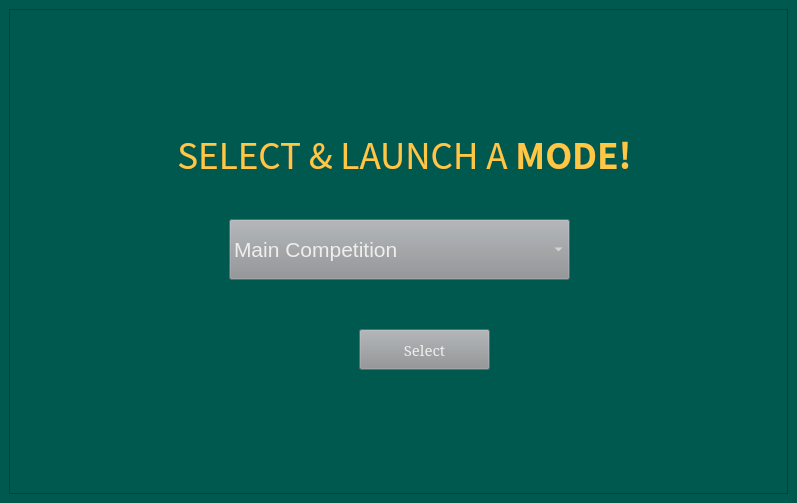
<?xml version="1.0" encoding="UTF-8"?>
<ui version="4.0">
 <class>MainWindow</class>
 <widget class="QMainWindow" name="MainWindow">
  <property name="geometry">
   <rect>
    <x>0</x>
    <y>0</y>
    <width>797</width>
    <height>503</height>
   </rect>
  </property>
  <property name="windowTitle">
   <string>WSU Robotics Command Center</string>
  </property>
  <property name="styleSheet">
   <string notr="true">background-color : rgb(0, 89, 79);</string>
  </property>
  <widget class="QWidget" name="centralwidget">
   <layout class="QVBoxLayout" name="verticalLayout">
    <item>
     <widget class="QFrame" name="frame">
      <property name="font">
       <font>
        <family>Tlwg Typo</family>
        <pointsize>12</pointsize>
       </font>
      </property>
      <property name="styleSheet">
       <string notr="true">QFrame{
	background-color : rgb(0, 89, 79);
	color : rgb(220, 220, 220); 
}</string>
      </property>
      <property name="frameShape">
       <enum>QFrame::StyledPanel</enum>
      </property>
      <property name="frameShadow">
       <enum>QFrame::Raised</enum>
      </property>
      <widget class="QComboBox" name="dropdown">
       <property name="geometry">
        <rect>
         <x>220</x>
         <y>210</y>
         <width>341</width>
         <height>61</height>
        </rect>
       </property>
       <property name="font">
        <font>
         <family>Segoe UI</family>
         <pointsize>16</pointsize>
        </font>
       </property>
       <property name="layoutDirection">
        <enum>Qt::LeftToRight</enum>
       </property>
       <property name="styleSheet">
        <string notr="true">background-color: rgb(141, 144, 147);
color: rgb(238, 238, 236); </string>
       </property>
       <property name="currentText">
        <string>Main Competition</string>
       </property>
       <item>
        <property name="text">
         <string>Main Competition</string>
        </property>
       </item>
       <item>
        <property name="text">
         <string>Lane Mode</string>
        </property>
       </item>
       <item>
        <property name="text">
         <string>Speed Mode</string>
        </property>
       </item>
       <item>
        <property name="text">
         <string>Obstacle Mode</string>
        </property>
       </item>
       <item>
        <property name="text">
         <string>Waypoint Mode</string>
        </property>
       </item>
       <item>
        <property name="text">
         <string>Init Param Server</string>
        </property>
       </item>
       <item>
        <property name="text">
         <string>Status Check</string>
        </property>
       </item>
       <item>
        <property name="text">
         <string>Kill All </string>
        </property>
       </item>
      </widget>
      <widget class="QLabel" name="label">
       <property name="geometry">
        <rect>
         <x>30</x>
         <y>110</y>
         <width>731</width>
         <height>71</height>
        </rect>
       </property>
       <property name="font">
        <font>
         <family>Noto Sans CJK SC</family>
         <pointsize>26</pointsize>
        </font>
       </property>
       <property name="styleSheet">
        <string notr="true">color: rgb(255, 200, 68);
</string>
       </property>
       <property name="text">
        <string>&lt;html&gt;&lt;head/&gt;&lt;body&gt;&lt;p&gt;SELECT &amp;amp; LAUNCH A &lt;span style=&quot; font-weight:600;&quot;&gt;MODE!&lt;/span&gt;&lt;/p&gt;&lt;/body&gt;&lt;/html&gt;</string>
       </property>
       <property name="alignment">
        <set>Qt::AlignCenter</set>
       </property>
      </widget>
      <widget class="QPushButton" name="select">
       <property name="geometry">
        <rect>
         <x>350</x>
         <y>320</y>
         <width>131</width>
         <height>41</height>
        </rect>
       </property>
       <property name="font">
        <font>
         <family>Serif</family>
         <pointsize>11</pointsize>
        </font>
       </property>
       <property name="styleSheet">
        <string notr="true">background-color: rgb(141, 144, 147);
color: rgb(238, 238, 236); </string>
       </property>
       <property name="text">
        <string>Select</string>
       </property>
      </widget>
     </widget>
    </item>
   </layout>
  </widget>
 </widget>
 <resources/>
 <connections/>
</ui>
